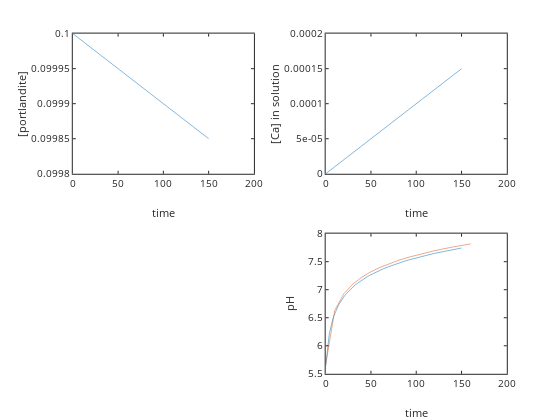

Source (notebook cell):
### Code cell
% call ODE solver

[t, C]=ode45(dCdtrate,[0 150],[0.1 0]); 

port=C(:,1); %portlandite left over
Ca=C(:,2); [n,m]=size(Ca);
pH=[]; % pH reset

for i=1:n
    [H,OH,H2CO3,HCO3,CO3]=CCaspeciesopen(Ca(i),Kw,KH,Ka1,Ka2,PCO2);
    pH(i)=-log10(H);
end

subplot(221); plot(t,port); ylabel('[portlandite]'); xlabel('time')
subplot(222); plot(t,Ca); ylabel('[Ca] in solution'); xlabel('time')
subplot(224); plot(t,pH,time,pHphreeqc); ylabel('pH'); xlabel('time')

### Figure 1 — Plotly figure (JSON) as saved in the notebook; plotly's stock layout.template omitted (floating-point values rounded to 4 significant figures)
{"data": [{"line": {"color": "rgb(0,113,188)", "dash": "solid", "width": 0.5}, "marker": {"color": "rgb(0,113,188)", "line": {"color": "rgb(0,113,188)"}, "size": 6, "symbol": "none"}, "mode": "lines", "name": "", "showlegend": false, "type": "scatter", "visibility": true, "x": [0, 0.116, 0.2321, 0.3481, 0.4642, 0.6382, 0.8123, 0.9863, 1.16, 1.421, 1.683, 1.944, 2.205, 2.596, 2.988, 3.38, 3.771, 4.359, 4.946, 5.534, 6.121, 7.002, 7.883, 8.765, 9.646, 10.97, 12.29, 13.61, 14.93, 16.92, 18.9, 20.88, 22.86, 25.84, 28.81, 31.79, 34.76, 38.51, 42.26, 46.01, 49.76, 53.51, 57.26, 61.01, 64.76, 68.51, 72.26, 76.01, 79.76, 83.51, 87.26, 91.01, 94.76, 98.51, 102.3, 106.0, 109.8, 113.5, 117.3, 121.0, 124.8, 128.5, 132.3, 136.0, 139.8, 142.3, 144.9, 147.4, 150], "xaxis": "x", "y": [0.1, 0.1, 0.1, 0.1, 0.1, 0.1, 0.1, 0.1, 0.1, 0.1, 0.1, 0.1, 0.1, 0.1, 0.1, 0.1, 0.1, 0.1, 0.1, 0.09999, 0.09999, 0.09999, 0.09999, 0.09999, 0.09999, 0.09999, 0.09999, 0.09999, 0.09999, 0.09998, 0.09998, 0.09998, 0.09998, 0.09997, 0.09997, 0.09997, 0.09997, 0.09996, 0.09996, 0.09995, 0.09995, 0.09995, 0.09994, 0.09994, 0.09994, 0.09993, 0.09993, 0.09992, 0.09992, 0.09992, 0.09991, 0.09991, 0.09991, 0.0999, 0.0999, 0.09989, 0.09989, 0.09989, 0.09988, 0.09988, 0.09988, 0.09987, 0.09987, 0.09986, 0.09986, 0.09986, 0.09986, 0.09985, 0.09985], "yaxis": "y"}, {"line": {"color": "rgb(0,113,188)", "dash": "solid", "width": 0.5}, "marker": {"color": "rgb(0,113,188)", "line": {"color": "rgb(0,113,188)"}, "size": 6, "symbol": "none"}, "mode": "lines", "name": "", "showlegend": false, "type": "scatter", "visibility": true, "x": [0, 0.116, 0.2321, 0.3481, 0.4642, 0.6382, 0.8123, 0.9863, 1.16, 1.421, 1.683, 1.944, 2.205, 2.596, 2.988, 3.38, 3.771, 4.359, 4.946, 5.534, 6.121, 7.002, 7.883, 8.765, 9.646, 10.97, 12.29, 13.61, 14.93, 16.92, 18.9, 20.88, 22.86, 25.84, 28.81, 31.79, 34.76, 38.51, 42.26, 46.01, 49.76, 53.51, 57.26, 61.01, 64.76, 68.51, 72.26, 76.01, 79.76, 83.51, 87.26, 91.01, 94.76, 98.51, 102.3, 106.0, 109.8, 113.5, 117.3, 121.0, 124.8, 128.5, 132.3, 136.0, 139.8, 142.3, 144.9, 147.4, 150], "xaxis": "x2", "y": [0, 1.16e-07, 2.321e-07, 3.481e-07, 4.642e-07, 6.382e-07, 8.123e-07, 9.863e-07, 1.16e-06, 1.421e-06, 1.683e-06, 1.944e-06, 2.205e-06, 2.596e-06, 2.988e-06, 3.38e-06, 3.771e-06, 4.359e-06, 4.946e-06, 5.533e-06, 6.121e-06, 7.002e-06, 7.883e-06, 8.764e-06, 9.645e-06, 1.097e-05, 1.229e-05, 1.361e-05, 1.493e-05, 1.691e-05, 1.89e-05, 2.088e-05, 2.286e-05, 2.583e-05, 2.881e-05, 3.178e-05, 3.475e-05, 3.85e-05, 4.225e-05, 4.6e-05, 4.975e-05, 5.35e-05, 5.724e-05, 6.099e-05, 6.474e-05, 6.849e-05, 7.223e-05, 7.598e-05, 7.973e-05, 8.347e-05, 8.722e-05, 9.097e-05, 9.471e-05, 9.846e-05, 0.0001022, 0.000106, 0.0001097, 0.0001134, 0.0001172, 0.0001209, 0.0001247, 0.0001284, 0.0001322, 0.0001359, 0.0001397, 0.0001422, 0.0001448, 0.0001473, 0.0001499], "yaxis": "y2"}, {"line": {"color": "rgb(0,113,188)", "dash": "solid", "width": 0.5}, "marker": {"color": "rgb(0,113,188)", "line": {"color": "rgb(0,113,188)"}, "size": 6, "symbol": "none"}, "mode": "lines", "name": "", "showlegend": false, "type": "scatter", "visibility": true, "x": [0, 0.116, 0.2321, 0.3481, 0.4642, 0.6382, 0.8123, 0.9863, 1.16, 1.421, 1.683, 1.944, 2.205, 2.596, 2.988, 3.38, 3.771, 4.359, 4.946, 5.534, 6.121, 7.002, 7.883, 8.765, 9.646, 10.97, 12.29, 13.61, 14.93, 16.92, 18.9, 20.88, 22.86, 25.84, 28.81, 31.79, 34.76, 38.51, 42.26, 46.01, 49.76, 53.51, 57.26, 61.01, 64.76, 68.51, 72.26, 76.01, 79.76, 83.51, 87.26, 91.01, 94.76, 98.51, 102.3, 106.0, 109.8, 113.5, 117.3, 121.0, 124.8, 128.5, 132.3, 136.0, 139.8, 142.3, 144.9, 147.4, 150], "xaxis": "x3", "y": [5.635, 5.656, 5.678, 5.7, 5.721, 5.753, 5.784, 5.814, 5.844, 5.886, 5.927, 5.966, 6.002, 6.053, 6.1, 6.143, 6.183, 6.237, 6.287, 6.331, 6.372, 6.427, 6.476, 6.52, 6.561, 6.615, 6.663, 6.707, 6.747, 6.8, 6.848, 6.891, 6.93, 6.983, 7.03, 7.072, 7.111, 7.155, 7.196, 7.233, 7.266, 7.298, 7.327, 7.355, 7.38, 7.405, 7.428, 7.45, 7.471, 7.491, 7.51, 7.528, 7.545, 7.562, 7.578, 7.594, 7.609, 7.623, 7.637, 7.651, 7.664, 7.677, 7.689, 7.701, 7.713, 7.721, 7.729, 7.736, 7.744], "yaxis": "y3"}, {"line": {"color": "rgb(216,82,24)", "dash": "solid", "width": 0.5}, "marker": {"color": "rgb(216,82,24)", "line": {"color": "rgb(216,82,24)"}, "size": 6, "symbol": "none"}, "mode": "lines", "name": "", "showlegend": false, "type": "scatter", "visibility": true, "x": [0, 10, 20, 30, 40, 50, 60, 70, 80, 90, 100, 120, 140, 160], "xaxis": "x3", "y": [5.664, 6.631, 6.927, 7.101, 7.225, 7.321, 7.399, 7.465, 7.522, 7.572, 7.617, 7.695, 7.761, 7.817], "yaxis": "y3"}], "layout": {"height": 420, "hovermode": "closest", "margin": {"b": 0, "l": 0, "r": 0, "t": 0}, "plot_bgcolor": "rgba(0, 0, 0, 0)", "showlegend": false, "width": 560, "xaxis": {"anchor": "y", "autorange": false, "domain": [0.13, 0.4534], "exponentformat": "none", "gridcolor": "rgba(38,38,38,0.15)", "gridwidth": 1, "linecolor": "rgb(38,38,38)", "linewidth": 1, "mirror": "ticks", "range": [0, 200], "showgrid": false, "showline": true, "side": "bottom", "spikedash": "solid", "spikemode": "across", "spikesides": false, "spikethickness": 1, "tickangle": 0, "tickcolor": "rgb(38,38,38)", "tickfont": {"color": "rgb(38,38,38)", "size": 10}, "ticklen": 3, "ticks": "inside", "ticktext": ["0", "50", "100", "150", "200"], "tickvals": [0, 50, 100, 150, 200], "title": {"font": {"color": "rgb(38,38,38)", "size": 11}, "text": "time"}, "type": "linear", "visible": true, "zeroline": false}, "xaxis2": {"anchor": "y2", "autorange": false, "domain": [0.5816, 0.905], "exponentformat": "none", "gridcolor": "rgba(38,38,38,0.15)", "gridwidth": 1, "linecolor": "rgb(38,38,38)", "linewidth": 1, "mirror": "ticks", "range": [0, 200], "showgrid": false, "showline": true, "side": "bottom", "spikedash": "solid", "spikemode": "across", "spikesides": false, "spikethickness": 1, "tickangle": 0, "tickcolor": "rgb(38,38,38)", "tickfont": {"color": "rgb(38,38,38)", "size": 10}, "ticklen": 3, "ticks": "inside", "ticktext": ["0", "50", "100", "150", "200"], "tickvals": [0, 50, 100, 150, 200], "title": {"font": {"color": "rgb(38,38,38)", "size": 11}, "text": "time"}, "type": "linear", "visible": true, "zeroline": false}, "xaxis3": {"anchor": "y3", "autorange": false, "domain": [0.5816, 0.905], "exponentformat": "none", "gridcolor": "rgba(38,38,38,0.15)", "gridwidth": 1, "linecolor": "rgb(38,38,38)", "linewidth": 1, "mirror": "ticks", "range": [0, 200], "showgrid": false, "showline": true, "side": "bottom", "spikedash": "solid", "spikemode": "across", "spikesides": false, "spikethickness": 1, "tickangle": 0, "tickcolor": "rgb(38,38,38)", "tickfont": {"color": "rgb(38,38,38)", "size": 10}, "ticklen": 3, "ticks": "inside", "ticktext": ["0", "50", "100", "150", "200"], "tickvals": [0, 50, 100, 150, 200], "title": {"font": {"color": "rgb(38,38,38)", "size": 11}, "text": "time"}, "type": "linear", "visible": true, "zeroline": false}, "yaxis": {"anchor": "x", "autorange": false, "domain": [0.5863, 0.9199], "exponentformat": "none", "gridcolor": "rgba(38,38,38,0.15)", "gridwidth": 1, "linecolor": "rgb(38,38,38)", "linewidth": 1, "mirror": "ticks", "range": [0.0998, 0.1], "showgrid": false, "showline": true, "side": "left", "spikedash": "solid", "spikemode": "across", "spikesides": false, "spikethickness": 1, "tickangle": 0, "tickcolor": "rgb(38,38,38)", "tickfont": {"color": "rgb(38,38,38)", "size": 10}, "ticklen": 3, "ticks": "inside", "ticktext": ["0.0998", "0.09985", "0.0999", "0.09995", "0.1"], "tickvals": [0.0998, 0.09985, 0.0999, 0.09995, 0.1], "title": {"font": {"color": "rgb(38,38,38)", "size": 11}, "text": "[portlandite]"}, "type": "linear", "visible": true, "zeroline": false}, "yaxis2": {"anchor": "x2", "autorange": false, "domain": [0.5863, 0.9199], "exponentformat": "none", "gridcolor": "rgba(38,38,38,0.15)", "gridwidth": 1, "linecolor": "rgb(38,38,38)", "linewidth": 1, "mirror": "ticks", "range": [0, 0.0002], "showgrid": false, "showline": true, "side": "left", "spikedash": "solid", "spikemode": "across", "spikesides": false, "spikethickness": 1, "tickangle": 0, "tickcolor": "rgb(38,38,38)", "tickfont": {"color": "rgb(38,38,38)", "size": 10}, "ticklen": 3, "ticks": "inside", "ticktext": ["0", "5e-05", "0.0001", "0.00015", "0.0002"], "tickvals": [0, 5e-05, 0.0001, 0.00015, 0.0002], "title": {"font": {"color": "rgb(38,38,38)", "size": 11}, "text": "[Ca] in solution"}, "type": "linear", "visible": true, "zeroline": false}, "yaxis3": {"anchor": "x3", "autorange": false, "domain": [0.11, 0.4437], "exponentformat": "none", "gridcolor": "rgba(38,38,38,0.15)", "gridwidth": 1, "linecolor": "rgb(38,38,38)", "linewidth": 1, "mirror": "ticks", "range": [5.5, 8], "showgrid": false, "showline": true, "side": "left", "spikedash": "solid", "spikemode": "across", "spikesides": false, "spikethickness": 1, "tickangle": 0, "tickcolor": "rgb(38,38,38)", "tickfont": {"color": "rgb(38,38,38)", "size": 10}, "ticklen": 3, "ticks": "inside", "ticktext": ["5.5", "6", "6.5", "7", "7.5", "8"], "tickvals": [5.5, 6, 6.5, 7, 7.5, 8], "title": {"font": {"color": "rgb(38,38,38)", "size": 11}, "text": "pH"}, "type": "linear", "visible": true, "zeroline": false}}}
